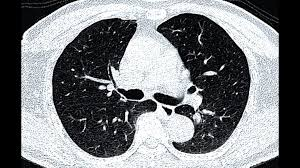
#> input picture data/raw/test/ct/downloactsample4.jfif, 300 x 168 px, given as the content of the folder /raw/dataset/train/../data/raw/test/ct/downloactsample4.jfif, which was not available
$ python -i test.py   (imports and definitions only)
#> lines starting #> are read from the running program, lines starting #| are printed output that depends on the picture; pictures that were not available may be replaced by others from this repository, and a replacement may not be noted
#> in process_class, img is the input picture: shape (168, 300, 3); mean B, G, R 125.6, 122.9, 120.7
import os
import cv2
import numpy as np
from tqdm import tqdm

# -----------------------------
# PATH
# -----------------------------
BASE_IN = r"G:\Ai-CDD\data\raw\dataset"
SAVE_DIR = r"G:\Ai-CDD\src\debug_stage1_compare"

# [1 line not run here, left out]

# -----------------------------
# PARAMS
# -----------------------------
IMG_SIZE = 256
MAX_PER_CLASS = 100

clahe = cv2.createCLAHE(clipLimit=2.0, tileGridSize=(8, 8))

# -----------------------------
# PREPROCESS FUNCTIONS
# -----------------------------
def preprocess_no_clahe(img):
    if len(img.shape) == 3:
        img = cv2.cvtColor(img, cv2.COLOR_BGR2GRAY)
#> img: shape (168, 300)

    img = cv2.resize(img, (IMG_SIZE, IMG_SIZE))
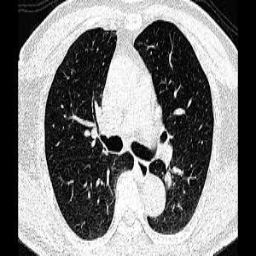
#> img: shape (256, 256); min 0, max 255, mean 122.4
    img = img.astype(np.float32) / 255.0
    return img


def preprocess_with_clahe(img):
    if len(img.shape) == 3:
        img = cv2.cvtColor(img, cv2.COLOR_BGR2GRAY)

    img = cv2.resize(img, (IMG_SIZE, IMG_SIZE))
    img = clahe.apply(img)
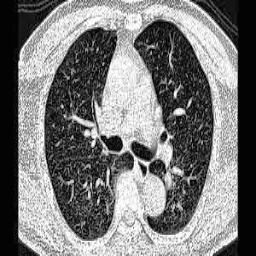
#> img: shape (256, 256); min 0, max 255, mean 120.8
    img = img.astype(np.float32) / 255.0
    return img


# -----------------------------
# PROCESS ONE CLASS
# -----------------------------
def process_class(class_name):

    count = 0

    for split in ["train", "val", "test"]:
        input_dir = os.path.join(BASE_IN, split, class_name)

        if not os.path.exists(input_dir):
            continue

        files = os.listdir(input_dir)

        for file in tqdm(files, desc=f"{class_name}"):

            if count >= MAX_PER_CLASS:
                print(f"✅ Done {MAX_PER_CLASS} images for {class_name}")
                return

            path = os.path.join(input_dir, file)
            img = cv2.imread(path)

            if img is None:
                continue

            # -------------------------
            # PROCESS
            # -------------------------
            no_clahe = preprocess_no_clahe(img)
            with_clahe = preprocess_with_clahe(img)

            # convert to uint8
            no_clahe_u8 = (no_clahe * 255).astype(np.uint8)
            with_clahe_u8 = (with_clahe * 255).astype(np.uint8)

            # -------------------------
            # COMBINE SIDE BY SIDE
            # -------------------------
            combined = np.hstack([no_clahe_u8, with_clahe_u8])
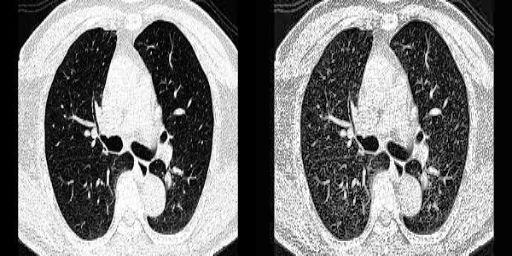
#> combined: shape (256, 512); min 0, max 255, mean 121.6

            # labels
            cv2.putText(combined, "NO CLAHE", (10, 20),
                        cv2.FONT_HERSHEY_SIMPLEX, 0.6, 255, 2)

            cv2.putText(combined, "CLAHE", (IMG_SIZE + 10, 20),
                        cv2.FONT_HERSHEY_SIMPLEX, 0.6, 255, 2)
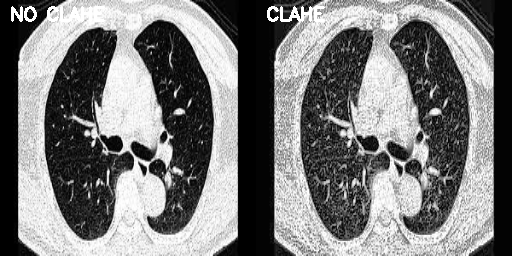
#> combined: shape (256, 512); min 0, max 255, mean 122.8

            # -------------------------
            # SAVE
            # -------------------------
            save_name = f"{class_name}_{count}.png"
            save_path = os.path.join(SAVE_DIR, save_name)

            cv2.imwrite(save_path, combined)

            count += 1


# -----------------------------
# RUN
# -----------------------------
# [5 lines not run here, left out]

>>> result = process_class('../data/raw/test/ct/downloactsample4.jfif')
